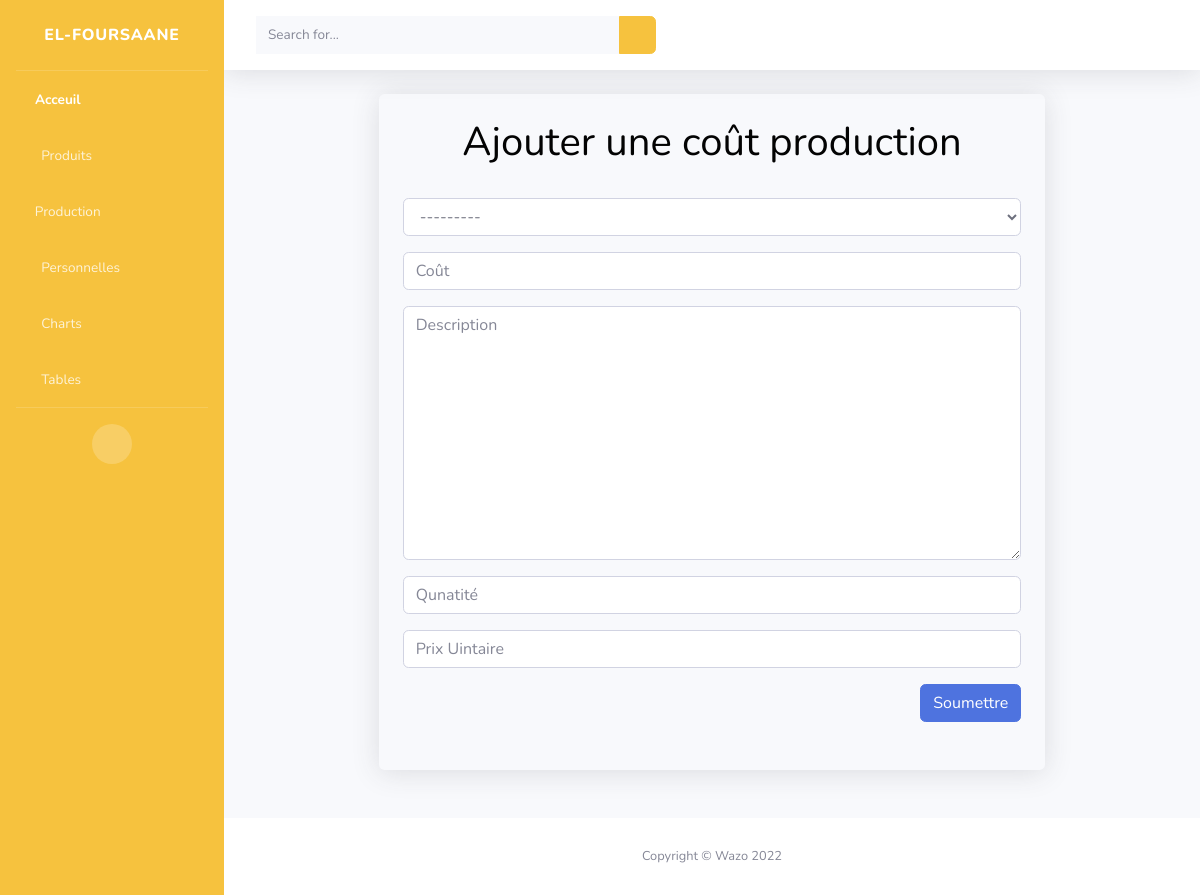
The page /add_productioncost on the database as committed earlier.
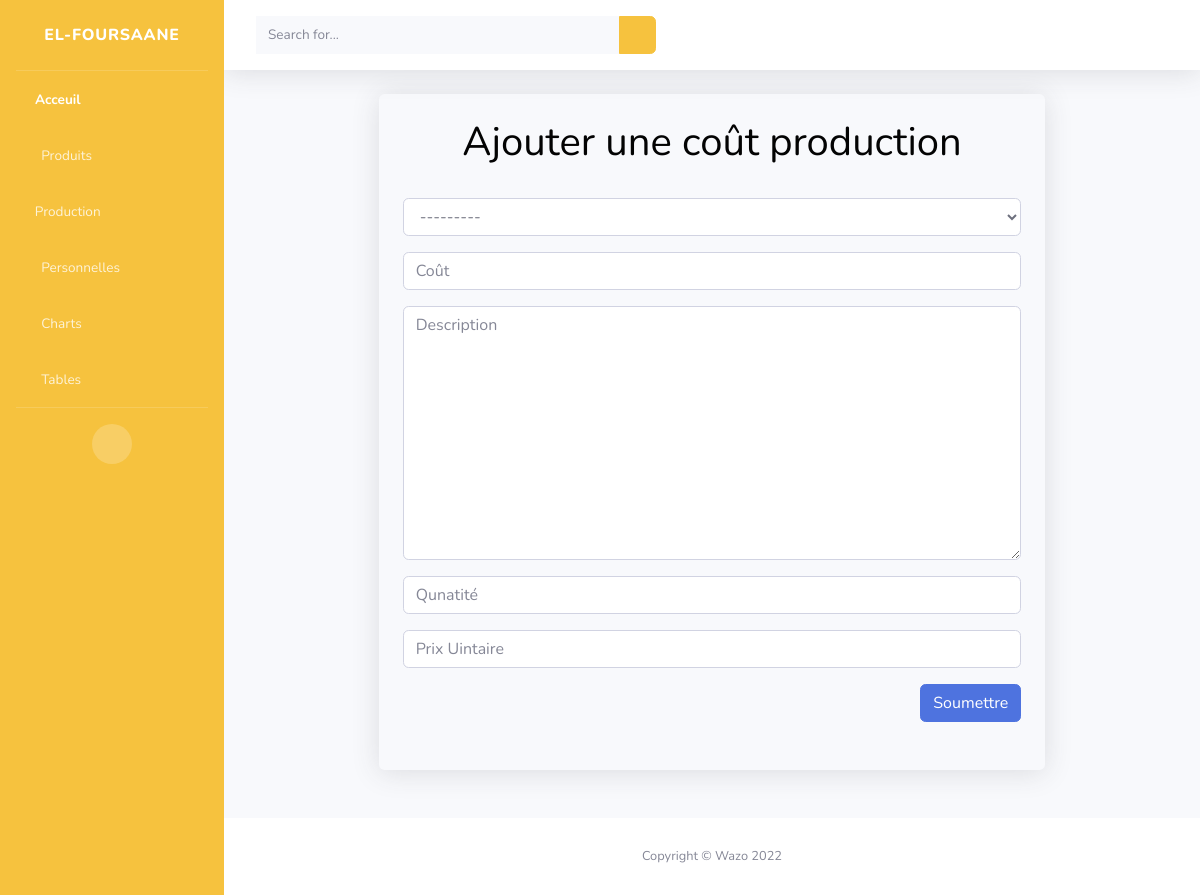
The same page on the database as committed later.
### boulanger/models.py (models this page shows)
class Production(models.Model):
    production_id = models.DateTimeField(auto_now_add=True)
    product = models.ForeignKey(Product, blank=False, null=False, on_delete=models.CASCADE)
    date = models.DateField('production_date', )
    period = models.ForeignKey(Period, blank=False, null=False, on_delete=models.CASCADE)
    description = models.TextField(max_length=1500, blank=False, null=False)
    quantity = models.DecimalField(max_digits=10,decimal_places=2)
    def __str__(self):
        return str(self.production_id)

### boulanger/views.py (the view)
# urls.py: path('add_productioncost', views.AddProductionCost, name='add-productioncost'),
def AddProductionCost(request):
    submitted = False
    if request.method == "POST":
        form = ProductionCostForm(request.POST, request.FILES)
        if form.is_valid():
            form.save()
            return HttpResponseRedirect('rawmaterial_list')
    else:
        form = ProductionCostForm
        if 'submitted' in request.GET:
            submitted=True
    return render(request, 'boulanger/add_productioncost.html', {
        'form': form,
        'submitted': submitted,
    })

### boulanger/templates/boulanger/add_productioncost.html (shortened to what this page needs)
{%extends 'boulanger/base_template.html' %}
{% load crispy_forms_tags %}
{%block content%}
<div class="row">
    <div class="col-sm-2"></div>
<div class="shadow p-4 mb-5 bg-body rounded col-md-8">
    <center>
        <h1> Ajouter une coût production </h1>
    {% if submitted %}
        <h1>Le produit a ètè ajouter avec succés...!</h1>
    {% else %}
    <form action="", method="POST">
        {{ form|crispy}}
          <div class="d-flex justify-content-end mb-2">
            <button type="submit" class="btn btn-primary mb-3" value="">Soumettre</button>
          </div>
    </form>
    {% endif %}
    </center>
</div>
</div>
{%endblock%}

Rows that differ between the two databases and show on the page:
added Production: production_id "---------"
Other text that changed with them:
form field production_id: "---------" → (not shown)
